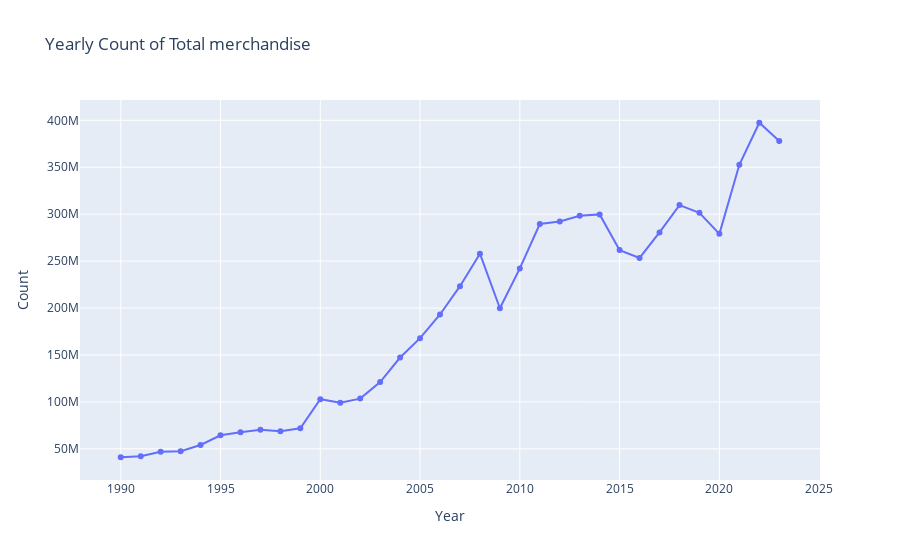

Notebook code cell kept with this figure:
### Markdown cell above
# Graphs

### Code cell
# import pandas as pd
import plotly.express as px

# 1. Get unique products
products = merchandise["Product"].unique()
merchandise90 = merchandise[merchandise["Year"] >= 1990]

# 2. Loop over each product and plot its yearly trend
for product in products:
    # Filter to this product
    df_prod = merchandise90[merchandise90["Product"] == product]
    
    # Aggregate by Year: here we're just counting rows per year
    df_yearly = (
        df_prod
        .groupby("Year")
        .sum()["Value"]                      # or .sum()["Sales"] if you have a "Sales" column
        .reset_index(name="Count")  # rename the aggregated column
    )
    
    # Create a line chart
    fig = px.line(
        df_yearly,
        x="Year",
        y="Count",                  # change to your metric name if not counting
        title=f"Yearly Count of {product}",
        markers=True
    )
    
    # Display in the notebook or script
fig.show()

### Figure 1 — Plotly figure (JSON) as saved in the notebook; plotly's stock layout.template omitted (floating-point values rounded to 4 significant figures)
{"data": [{"hovertemplate": "Year=%{x}<br>Count=%{y}<extra></extra>", "legendgroup": "", "line": {"color": "#636efa", "dash": "solid"}, "marker": {"symbol": "circle"}, "mode": "lines+markers", "name": "", "orientation": "v", "showlegend": false, "type": "scatter", "x": [1990, 1991, 1992, 1993, 1994, 1995, 1996, 1997, 1998, 1999, 2000, 2001, 2002, 2003, 2004, 2005, 2006, 2007, 2008, 2009, 2010, 2011, 2012, 2013, 2014, 2015, 2016, 2017, 2018, 2019, 2020, 2021, 2022, 2023], "xaxis": "x", "y": [40986276, 41985951, 46871004, 47309941, 54081953, 64415324, 67691406, 70373385, 68804865, 71889327, 102849961, 99068896, 103460218, 121053924, 147264664, 167856651, 193133846, 223299317, 257869999, 199768338, 242193783, 289557762, 292255776, 298247165, 299755311, 261696428, 253345317, 280581616, 309652945, 301500488, 279011117, 352586443, 397424122, 377891979], "yaxis": "y"}], "layout": {"legend": {"tracegroupgap": 0}, "title": {"text": "Yearly Count of Total merchandise"}, "xaxis": {"anchor": "y", "domain": [0, 1], "title": {"text": "Year"}}, "yaxis": {"anchor": "x", "domain": [0, 1], "title": {"text": "Count"}}}}
